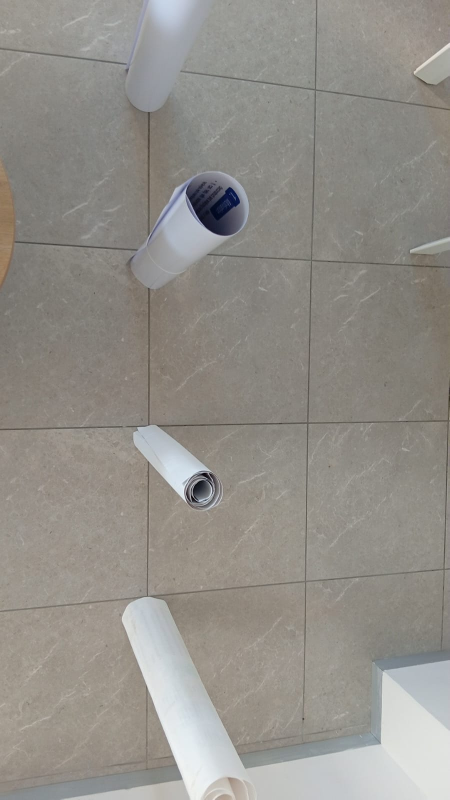
#> input picture data/top_view.jpeg, 899 x 1599 px, found by its file name (shown at 1/2 size)
$ python step2_plan.py
#> lines starting #> are read from the running program, lines starting #| are printed output that depends on the picture
"""Step 2: hand-marked post bases (pixels) -> centimetres -> slalom there and back -> checks + picture.

Run from the minicar folder:
    python3 scripts/step2_plan.py
"""
import os

import matplotlib
matplotlib.use("Agg")
import matplotlib.pyplot as plt
import numpy as np

# ---------------- inputs ----------------
PHOTO = "data/top_view.jpeg"

# Post bases marked by hand on the top-view photo (x, y in pixels), first = top of photo
POSTS_PX = np.array([[300, 160], [310, 520], [300, 890], [300, 1250]], dtype=float)

# Measurements of the track (centimetres)
SPACING = 50.0          # between posts
POST_R = 13.0 / 2       # post radius
HALF_CORRIDOR = 50.0    # from post line to corridor edge
START_TO_POST1 = 100.0  # car starts 1 m before the first post
POST4_TO_WALL = 50.0

# Car and plan
CAR_HALF = 5.0 / 2      # car is 5 cm wide
GAP = 10                # wanted gap from post edge to car side (5..10)
A = POST_R + GAP + CAR_HALF   # how far the car centre swings from the post line

# The file name uses GAP, so it must come AFTER GAP is defined
OUT = f"results/step2_slalom_plan_gap{GAP}.png"

# ---------------- 1. pixels -> centimetres ----------------
# Scale: the photo shows posts 50 cm apart, so measure how many pixels that is.
px_per_cm = np.mean(np.diff(POSTS_PX[:, 1])) / SPACING
line_x_px = POSTS_PX[:, 0].mean()          # pixel column of the post line

# Track coordinates: x = forward from the start, y = sideways (+ = left of the car).
# The car drives down the photo, so its left is the photo's right (+x pixels).
posts_cm = np.column_stack([
    START_TO_POST1 + (POSTS_PX[:, 1] - POSTS_PX[0, 1]) / px_per_cm,
    (POSTS_PX[:, 0] - line_x_px) / px_per_cm,
])
first, last = posts_cm[0, 0], posts_cm[-1, 0]
wall_x = last + POST4_TO_WALL

# ---------------- 2. the path: there, U-turn, back ----------------
# The path is now a list of points (x, y), because on the way back x DEcreases.
#
#   THERE  start -> post 4: gentle entry to y = +A at post 1, then the sine
#          (+A at post 1, -A at post 2, +A at post 3, -A at post 4).
#   U-TURN half circle AROUND post 4 with radius A: from y = -A to y = +A.
#          At post 4 the car is already A away and driving straight, so the
#          circle continues the path without a kink.
#   BACK   post 4 -> start: the mirror image of THERE, so every post is passed
#          on the OTHER side (a figure of eight, like the hand drawing).

def entry(x):
    """Gentle sideways move: y = 0 at the start, y = A at post 1, straight at both ends."""
    return A * (1 - np.cos(np.pi * x / first)) / 2


def wave(x):
    """Slalom sine: +A at post 1, -A at post 2, ..."""
    return A * np.cos(np.pi * (x - first) / SPACING)


def there_y(x):
    return np.where(x < first, entry(x), wave(x))


x_there = np.linspace(0, last, 2000)
y_there = there_y(x_there)

angle = np.linspace(-np.pi / 2, np.pi / 2, 400)            # -90 deg .. +90 deg
x_turn = last + A * np.cos(angle)
y_turn = A * np.sin(angle)              # centred on the post line y = 0, like the sine

x_back = x_there[::-1]                                      # from post 4 back to the start
y_back = -y_there[::-1]                                     # mirror: other side of every post

parts = {"there": (x_there, y_there), "U-turn": (x_turn, y_turn), "back": (x_back, y_back)}
x = np.concatenate([p[0] for p in parts.values()])
y = np.concatenate([p[1] for p in parts.values()])
part_of_point = np.concatenate([[name] * len(p[0]) for name, p in parts.items()])

# ---------------- 3. checks ----------------
# Gap to every post along the WHOLE path (not only next to the post)
gaps = [np.min(np.hypot(x - px, y - py)) - POST_R - CAR_HALF for px, py in posts_cm]
gap_side = HALF_CORRIDOR - (np.max(np.abs(y)) + CAR_HALF)
gap_wall = wall_x - (np.max(x) + CAR_HALF)

# Sharpness: radius of the tightest turn. For a path given as points we use the
# general curvature formula with derivatives along the path:
#   curvature = |x' y'' - y' x''| / (x'^2 + y'^2)^1.5,   R = 1 / curvature
def tightest_radius(px, py):
    dx, dy = np.gradient(px), np.gradient(py)
    ddx, ddy = np.gradient(dx), np.gradient(dy)
    curvature = np.abs(dx * ddy - dy * ddx) / (dx**2 + dy**2) ** 1.5
    return 1 / curvature[2:-2].max()          # skip the very ends (less accurate)


length = np.sum(np.hypot(np.diff(x), np.diff(y)))

print(f"Scale: {px_per_cm:.2f} px per cm")
for i, (p, g) in enumerate(zip(posts_cm, gaps), 1):
    print(f"Post {i}: x = {p[0]:6.1f} cm, y = {p[1]:5.1f} cm, smallest gap to car = {g:4.1f} cm")
print(f"Swing A = {A} cm, gap to corridor edge = {gap_side:.1f} cm, gap to wall = {gap_wall:.1f} cm")
for name, (px, py) in parts.items():
    print(f"Tightest turn on '{name}': R = {tightest_radius(px, py):.1f} cm")
print(f"Path length (there + U-turn + back) = {length:.0f} cm")
ok = min(gaps) > 0 and gap_side > 0 and gap_wall > 0
print("OK: no collisions" if ok else "WARNING: the car touches something!")

# ---------------- 4. picture ----------------
COLOURS = {"there": "black", "U-turn": "red", "back": "purple"}   # like the hand drawing


def body_edges(px, py):
    """Left and right edge of the car body: shift the centre line sideways by CAR_HALF."""
    dx, dy = np.gradient(px), np.gradient(py)
    n = np.hypot(dx, dy)
    nx, ny = -dy / n, dx / n                       # unit vector pointing to the car's left
    return (px + CAR_HALF * nx, py + CAR_HALF * ny), (px - CAR_HALF * nx, py - CAR_HALF * ny)


fig, (ax1, ax2) = plt.subplots(1, 2, figsize=(11, 9))

# Left: the photo with marked posts and the path drawn back in pixels
img = plt.imread(PHOTO)
#> img is the input picture: shape (1599, 899, 3); mean R, G, B 146.8, 143.6, 137.7
ax1.imshow(img)
for name, (px, py) in parts.items():
    ax1.plot(line_x_px + py * px_per_cm, POSTS_PX[0, 1] + (px - first) * px_per_cm,
             c=COLOURS[name], lw=2, label=name)
ax1.scatter(POSTS_PX[:, 0], POSTS_PX[:, 1], c="red", s=40, zorder=3, label="post base (hand-marked)")
ax1.set_xlim(0, img.shape[1])
ax1.set_ylim(img.shape[0], 0)          # keep the whole photo; the start is above it
ax1.set_title("Top-view photo + planned path")
ax1.legend(loc="lower left", fontsize=8)
ax1.axis("off")

# Right: the same in centimetres, as a map seen from above
for px_, py_ in posts_cm:
    ax2.add_patch(plt.Circle((py_, px_), POST_R, color="gray"))
for name, (px, py) in parts.items():
    (lx, ly), (rx, ry) = body_edges(px, py)
    ax2.plot(ly, lx, c=COLOURS[name], lw=0.6, alpha=0.5)
    ax2.plot(ry, rx, c=COLOURS[name], lw=0.6, alpha=0.5)
    ax2.plot(py, px, c=COLOURS[name], lw=2, label=f"{name} (thin lines = car body)")
ax2.axvline(-HALF_CORRIDOR, c="gray")
ax2.axvline(HALF_CORRIDOR, c="gray", label="corridor edge")
ax2.axhline(wall_x, c="brown", lw=3, label="wall")
ax2.plot(0, 0, "k^", ms=10, label="start / finish")
ax2.set_xlim(-60, 60)
ax2.set_ylim(-10, wall_x + 10)
ax2.invert_xaxis()                      # + y (car's left) is drawn on the left
ax2.set_aspect("equal")
ax2.set_xlabel("y, sideways [cm] (+ = left)")
ax2.set_ylabel("x, forward [cm]")
r_all = min(tightest_radius(px, py) for px, py in parts.values())
ax2.set_title(f"Map: gap {min(gaps):.1f} cm, tightest turn R = {r_all:.0f} cm")
ax2.legend(loc="upper center", bbox_to_anchor=(0.5, -0.07), ncol=2, fontsize=7)  # below the map
ax2.grid(alpha=0.3)

fig.tight_layout()
os.makedirs("results", exist_ok=True)
fig.savefig(OUT, dpi=100)
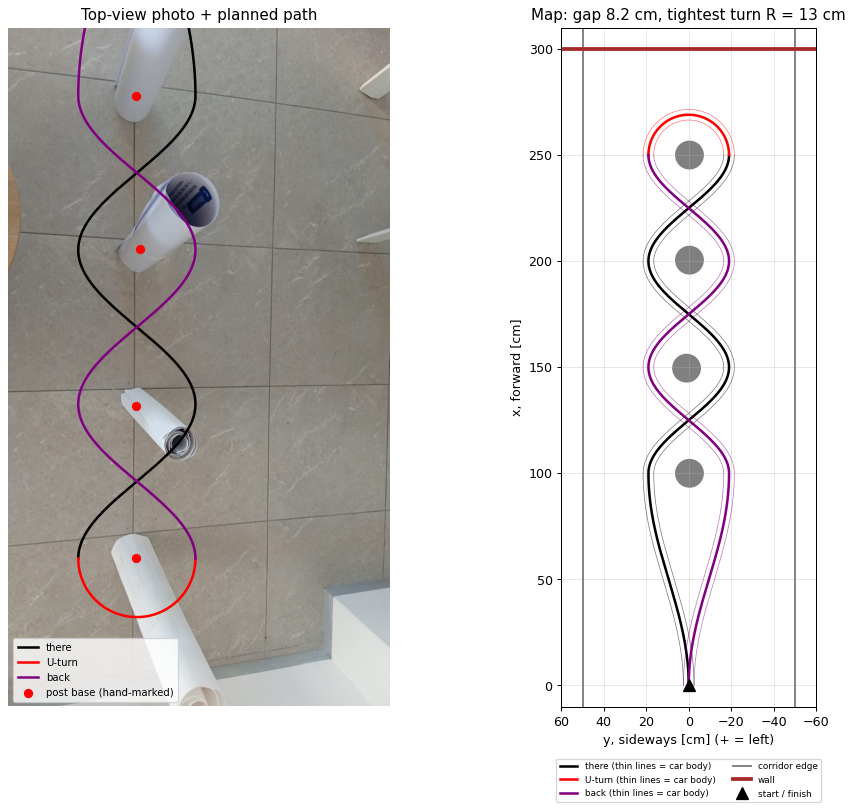
#> figure drawn by matplotlib, 2 panels
print(f"Saved: {OUT}")

$ run again, with data/front_start.jpeg copied over data/top_view.jpeg
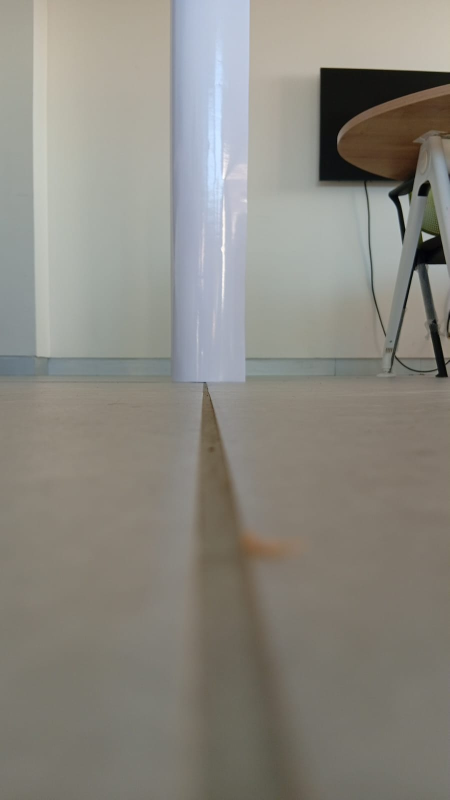
#> input picture data/front_start.jpeg, 899 x 1599 px, found by its file name (shown at 1/2 size)
#> img is the input picture: shape (1599, 899, 3); mean R, G, B 139, 136.4, 128.7
#> `fig.savefig(OUT, dpi=100)`:
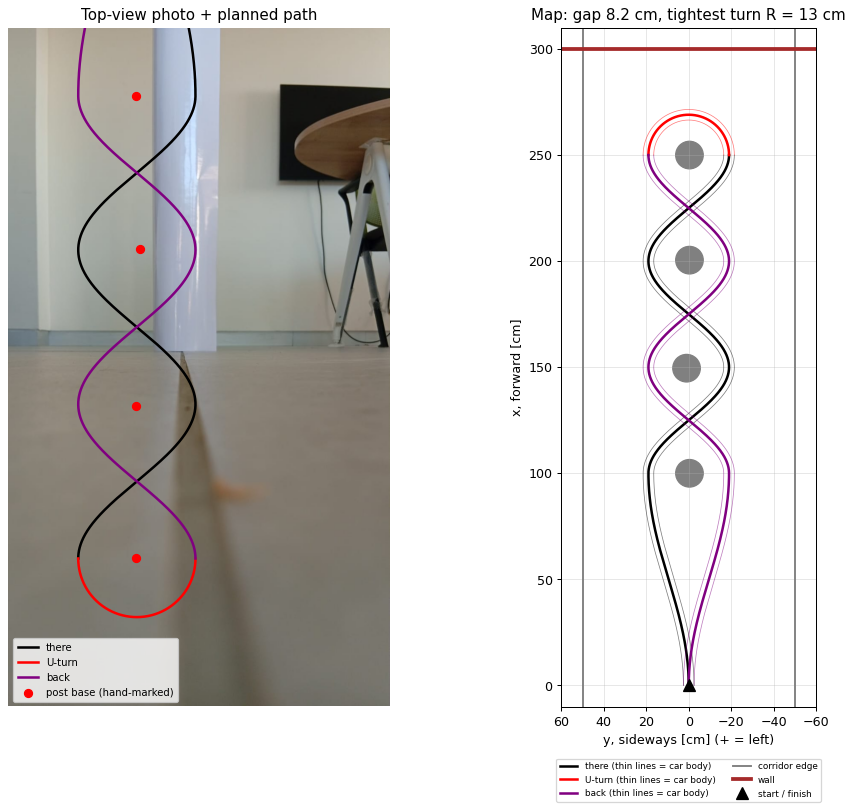
#> figure drawn by matplotlib, 2 panels

$ run again, with data/side_view_4_pos_middle.jpeg copied over data/top_view.jpeg
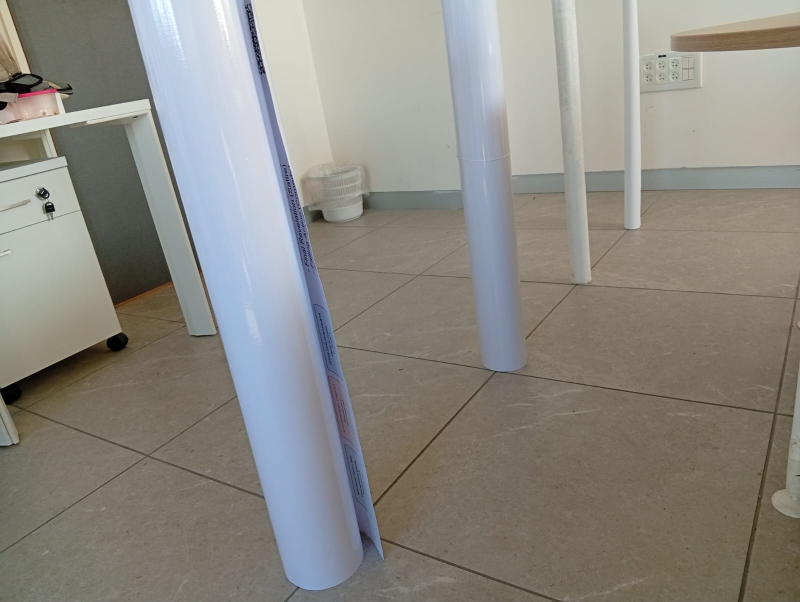
#> input picture data/side_view_4_pos_middle.jpeg, 1600 x 1204 px, found by its file name (shown at 1/2 size)
#> img is the input picture: shape (1204, 1600, 3); mean R, G, B 140.4, 137.7, 130.6
#> `fig.savefig(OUT, dpi=100)`:
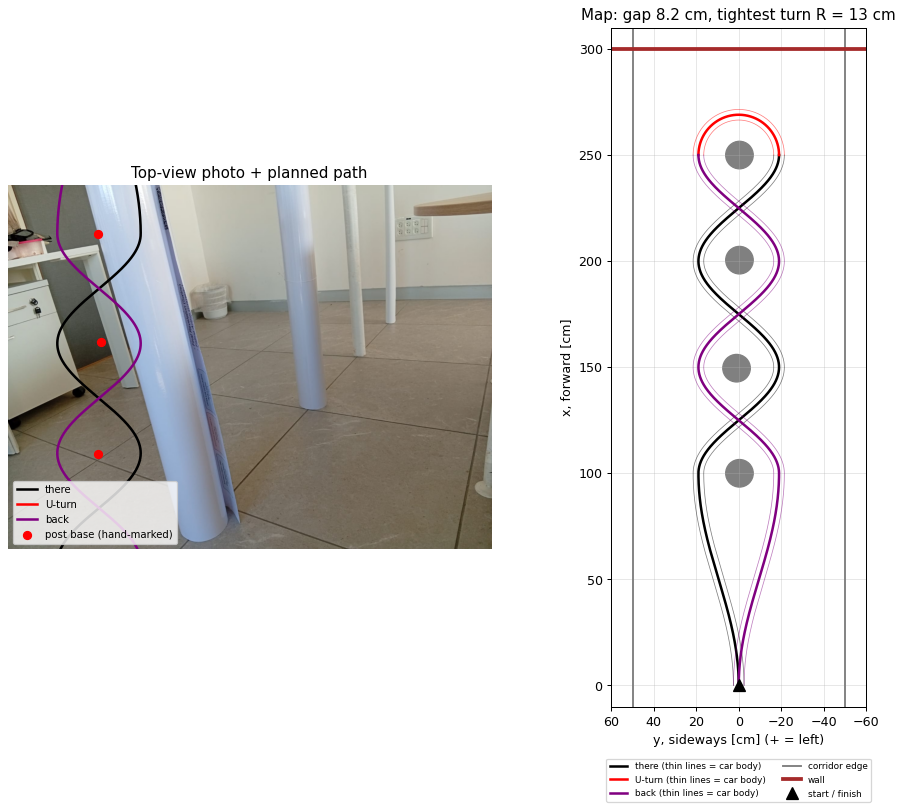
#> figure drawn by matplotlib, 2 panels

$ run again, with data/side_view_4_posts.jpeg copied over data/top_view.jpeg
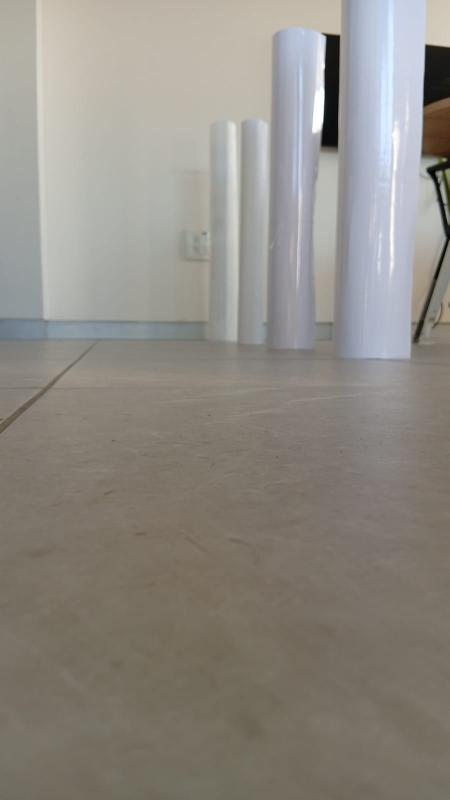
#> input picture data/side_view_4_posts.jpeg, 899 x 1599 px, found by its file name (shown at 1/2 size)
#> img is the input picture: shape (1599, 899, 3); mean R, G, B 143.3, 139, 131.8
#> `fig.savefig(OUT, dpi=100)`:
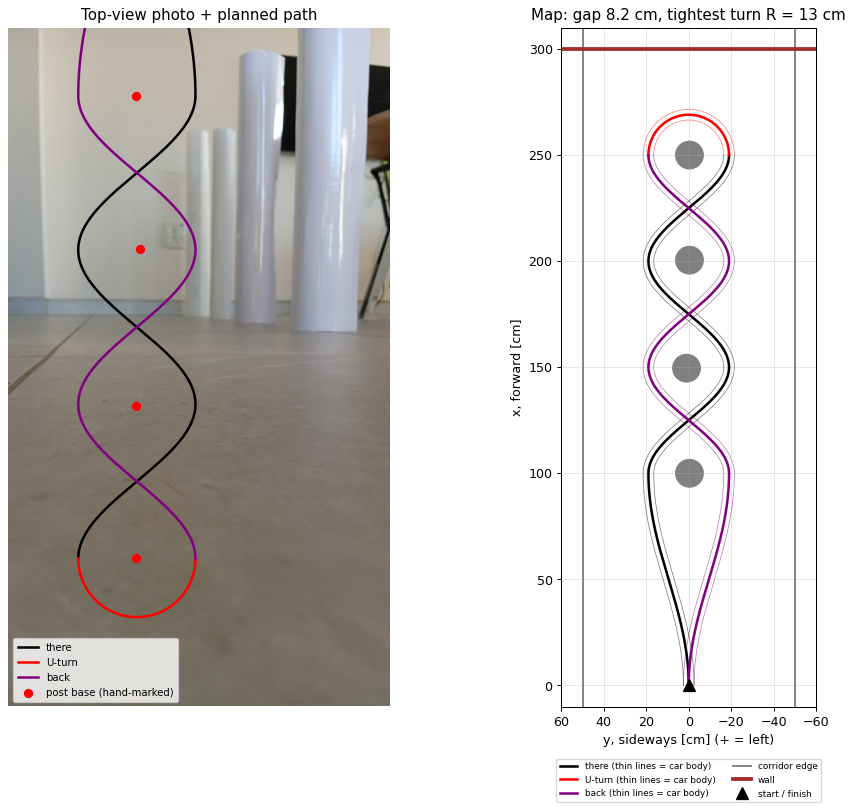
#> figure drawn by matplotlib, 2 panels
